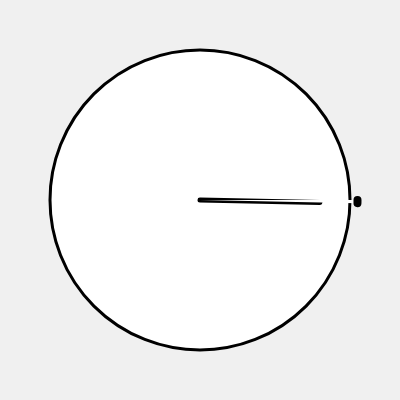
Frame 1 (no input)
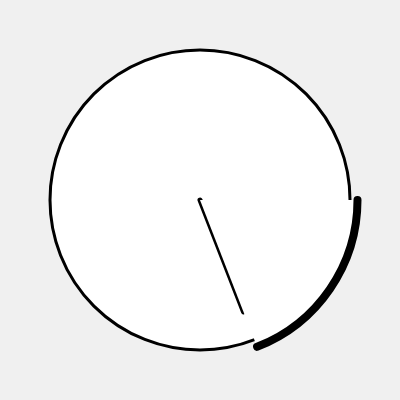
Frame 60 (no input)
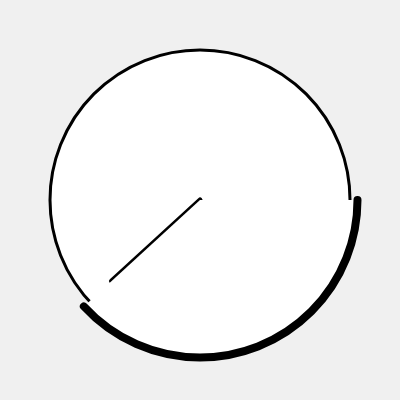
Frame 120 (the mouse pressed at the canvas centre since frame 60)

The p5.js sketch that drew these frames (run headless with seeded random() and noise() and a simulated clock; from frame 60 on, the mouse is pressed at the canvas centre):

// p5.js sketch
// ── sketch.js
function setup() {
  createCanvas(400, 400);
}

function draw(){
  background(240);
  let cx=width/2;
  let cy=height/2;
  let r=150;

  //1) Caratula
  stroke(0);
  strokeWeight(3);
  noFill;
  circle(cx,cy,r*2);

  //2) Aungulo que avanza (simulacion simple)
  //frameCount va aumentando 1 por un frame
  let ang=frameCount*0.02;

  //3) Punto final de la manecilla usando cos/sin
  let x2=cx+(r*0.8)*cos(ang);
  let y2=cy+(r*0.8)*sin(ang);

  //4) Manecilla
  strokeWeight(5);
  line(cx,cy,x2,y2);

  //5) Arco de progreso (opcional)
  strokeWeight(8);
  arc(cx,cy,r*2.1,r*2.1,0,ang);
}
